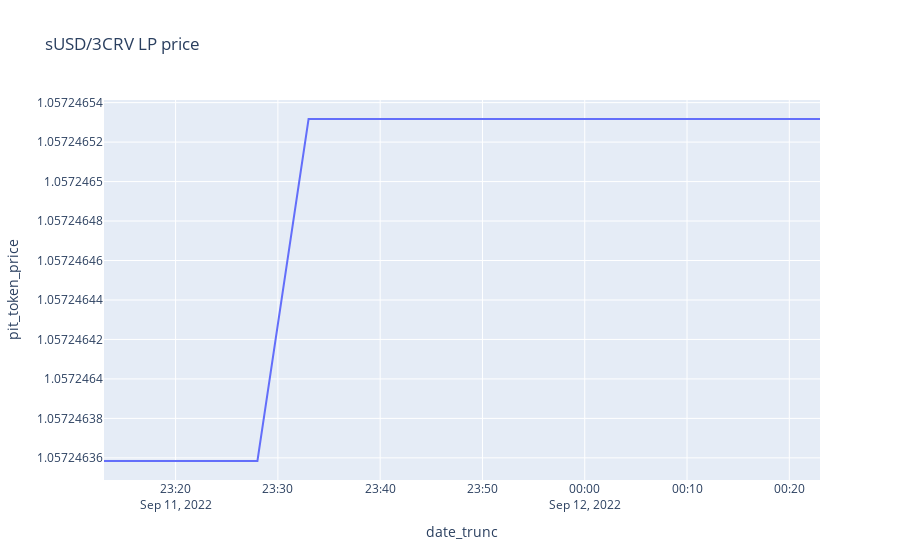

This figure's notebook cell:
### Code cell
px.line(
    df, 
    x="date_trunc", 
    y="pit_token_price",
    title='sUSD/3CRV LP price'
)

### Figure 1 — Plotly figure (JSON) as saved in the notebook; plotly's stock layout.template omitted (floating-point values rounded to 4 significant figures)
{"data": [{"hovertemplate": "date_trunc=%{x}<br>pit_token_price=%{y}<extra></extra>", "legendgroup": "", "line": {"color": "#636efa", "dash": "solid"}, "marker": {"symbol": "circle"}, "mode": "lines", "name": "", "orientation": "v", "showlegend": false, "type": "scatter", "x": ["2022-09-11T23:13:00", "2022-09-11T23:18:00", "2022-09-11T23:23:00", "2022-09-11T23:28:00", "2022-09-11T23:33:00", "2022-09-11T23:38:00", "2022-09-11T23:43:00", "2022-09-11T23:48:00", "2022-09-11T23:53:00", "2022-09-12T00:00:00", "2022-09-12T00:06:00", "2022-09-12T00:09:00", "2022-09-12T00:13:00", "2022-09-12T00:18:00", "2022-09-12T00:23:00"], "xaxis": "x", "y": [1.057, 1.057, 1.057, 1.057, 1.057, 1.057, 1.057, 1.057, 1.057, 1.057, 1.057, 1.057, 1.057, 1.057, 1.057], "yaxis": "y"}], "layout": {"legend": {"tracegroupgap": 0}, "title": {"text": "sUSD/3CRV LP price"}, "xaxis": {"anchor": "y", "domain": [0, 1], "title": {"text": "date_trunc"}}, "yaxis": {"anchor": "x", "domain": [0, 1], "title": {"text": "pit_token_price"}}}}
